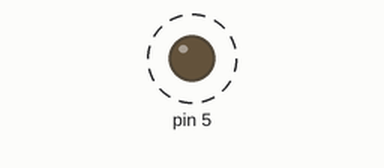
Recording of a sketch running on a simulated Arduino Uno, built with avr-gcc and run on an emulated ATmega328P. Parts: output pins drawn as LEDs (lit = HIGH). Dashed ring = blinking.

Above: at 0.07 s.
Timing chart, 0 to 3.0 s (numbered marks = the images above):
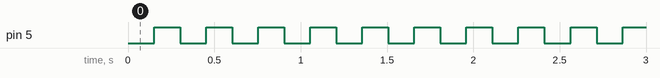

The sketch:

Exercicio1.ino
```cpp
unsigned int count = 0;

void ConfigTimer0(void) {
  TCCR0B |= (1 << CS01);
  TCCR0A |= (1 << WGM01);
  OCR0A = 200;
  TIMSK0 |= (1 << OCIE0A);
}

ISR(TIMER0_COMPA_vect) {
  count++;
  if (count >= 1500) {
    PORTD ^= 0b00100000;
    count = 0;
  }
}

int main() {
  DDRD |= 0b00100000;
  PORTD &= ~(0b00100000);

  ConfigTimer0();
  sei();

  while(1){}
}
```

Measured:
- by itself, pin 5: alternates HIGH for 0.15 s and LOW for 0.15 s
